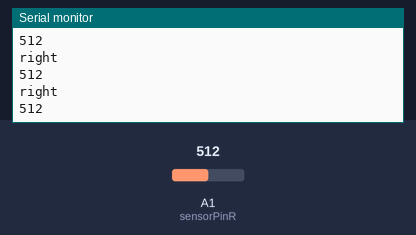
A sketch run on a simulated Arduino Uno, built with avr-gcc and run on an emulated ATmega328P. Shown: the last lines printed to the serial monitor. Inputs (shaded band) come from the test bench; at power-on: A1 (sensorPinR) = 512.

Above: at 1.2 s.
1.3 s: A1 (sensorPinR) set to 716
At 1.31 s:
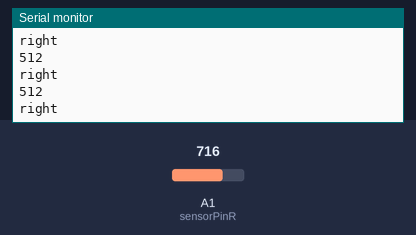
2.8 s: A1 (sensorPinR) set to 900
At 2.82 s:
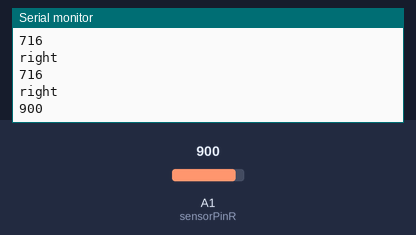
Timing chart, 0 to 5.8 s (numbered marks = the images above; inputs shaded):
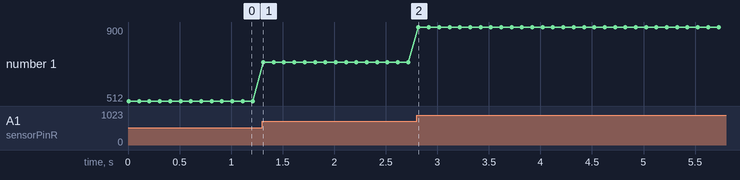

Measured:
- after the input at 2.8 s, the serial monitor: prints a new line at once (image 2)
- plotted number 1: 512 → 716 after the input at 1.3 s, 716 → 900 after the input at 2.8 s

The sketch:

photoresistor_test.ino
```cpp
int sensorPinR = A1;   // select the analog input pin for the photoresistor

void setup() {
  Serial.begin(9600);
}

void loop() {
  Serial.println("right");
  Serial.println(analogRead(sensorPinR));
  delay(100);
}

//http://playground.arduino.cc/Learning/PhotoResistor
```
